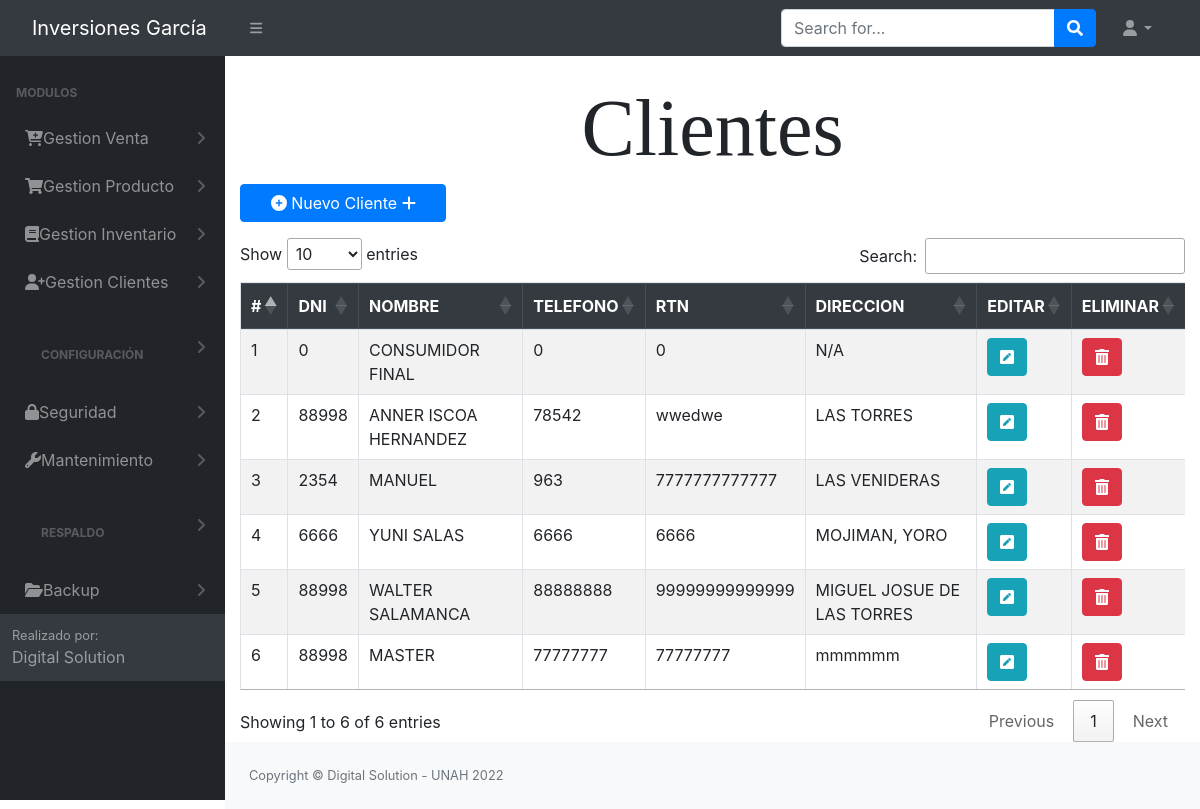
Screenshot of /src/vista_cliente.php (signed in) with the database file from the repository.
### tables this page shows
CREATE TABLE `tbl_permisos` (
  `id_permiso` int(11) NOT NULL AUTO_INCREMENT,
  `id_rol` int(11) NOT NULL,
  `permiso_insercion` int(11) NOT NULL,
  `permiso_eliminacion` int(11) NOT NULL,
  `permiso_modificar` int(11) NOT NULL,
  `permiso_consultar` int(11) NOT NULL,
  `id_objeto` int(11) NOT NULL,
  `pdf` int(11) NOT NULL,
  PRIMARY KEY (`id_permiso`),
  KEY `id_objeto` (`id_objeto`),
  KEY `id_rol` (`id_rol`)
);

CREATE TABLE `tbl_modulos` (
  `id_objeto` int(11) NOT NULL AUTO_INCREMENT,
  `Objeto` varchar(100) NOT NULL,
  `descripcion_objeto` varchar(30) NOT NULL,
  `id_padre` int(11) NOT NULL,
  `URL` varchar(100) NOT NULL,
  PRIMARY KEY (`id_objeto`)
);

CREATE TABLE `tbl_cliente` (
  `idcliente` int(11) NOT NULL AUTO_INCREMENT,
  `DNI` varchar(18) NOT NULL,
  `nombre` varchar(100) NOT NULL,
  `telefono` varchar(15) NOT NULL,
  `RTN` varchar(14) DEFAULT NULL,
  `direccion` varchar(200) NOT NULL,
  `usuario_id` int(11) NOT NULL,
  PRIMARY KEY (`idcliente`),
  KEY `usuario_id` (`usuario_id`)
);

### controladores/controlador_cliente.php (called while the page is built, shortened)
<?php
    require_once '../modelos/modelo_cliente.php';
    function ListarCliente(){
        $modeloCliente = new Cliente();
        $resultado = $modeloCliente->ListarCliente();
        return $resultado;
    }
?>

### config/conex.php (called while the page is built, shortened)
<?php
     function getConexion()
    {
        $db = new PDO('mysql:host=localhost:3306;dbname=bd_inversiones_garcia', 'root', '');
        return $db;
    }
?>

### modelos/modelo_cliente.php (called while the page is built, shortened)
<?php
    class Cliente{
        private $db;
        private $clientes;
    public function __construct(){
        $this->clientes = array();
    }
    private function setNames(){
        return $this->db->query("SET NAMES 'utf8'");
    }
    public function ListarCliente(){
        $this->db = getConexion();
        $this->setNames();
        $sql = "select * from tbl_cliente";
        $resultado = $this->db->query($sql);
        while ($filas = $resultado->fetch(PDO::FETCH_ASSOC)){
            $this->clientes[] = $filas;
        }
        return $this->clientes;
        $this->db=null;
    }
}

### src/vista_cliente.php (the view, shortened to what this page needs)
<?php include_once "../Login/header.php";
include_once '../controladores/controlador_cliente.php';
$id = $_SESSION['rol'];
$sql = mysqli_query($conn, "SELECT * FROM tbl_permisos where ID_OBJETO = 2 and ID_ROL = '$id'");
$row = mysqli_fetch_array($sql);
$insertar = $row['permiso_insercion'];
$modificar = $row['permiso_modificar'];
$eliminar = $row['permiso_eliminacion'];
?>
<h1 class=" text-center" id="letra"> Clientes </h1>
<div class="container-fluid">
    <div class="page-title">
        <div class="title_right">
            <div class="col-md-3 col-sm-3 form-group row pull-right top_search">
            <?php if ($insertar == 1) { ?>
                <button onclick="window.location.href='nuevo_cliente.php';" class="btn btn-primary"><i class="fa-solid fa-circle-plus"></i> Nuevo Cliente <i class="fa fa-plus"></i></button>
                <?php } ?>
            </div>
        </div>
    </div>
    <div class="row">
        <div class="col-lg-12">
            <div class="table-responsive">
                <table class="table table-striped table-bordered" id="table">
                    <thead class="thead-dark">
                        <tr>
                            <th>#</th>
                            <th>DNI</th>
                            <th>NOMBRE</th>
                            <th>TELEFONO</th>
                            <th>RTN</th>
                            <th>DIRECCION</th>
                            <?php if ($modificar == 1) { ?>
                            <th>EDITAR</th>
                            <?php } ?>
                            <?php if ($eliminar == 1) { ?>
                            <th>ELIMINAR</th>
                            <?php } ?>
                        </tr>
                    </thead>
                    <tbody>
                        <?php
                            $resultado = ListarCliente();
                            global $modificar;
                            global $eliminar;
                             $ii = 0;
                            foreach ($resultado as $registro){
                              $ii = $ii + 1;
                              echo "<tr>";
                              echo "<td>" . $ii . "</td>";
                              echo "<td>" . $registro['DNI'] . "</td>";
                              echo "<td>" . $registro['nombre'] . "</td>";
                              echo "<td>" . $registro['telefono'] . "</td>";
                              echo "<td>" . $registro['RTN'] . "</td>";
                              echo "<td>" . $registro['direccion'] . "</td>";
                              if ($modificar == 1){
                              echo "<th><a href=../src/modificar_cliente.php?id=" . $registro['idcliente'] . " class='btn btn-round btn-info'><i class='fas fa-pen-square' style='color: white'></i></a></th>";
                              }
                              if ($eliminar == 1) {
                                echo "<th><button class ='btn btn-round btn-danger' onclick='eliminar(".$registro['idcliente'].")'> <i class='fas fa-trash-alt'></i></a></th>";
                                }
                                echo "</tr>";
                              }
                        ?>
                    </tbody>
                </table>
            </div>
        </div>
    </div>
</div>
<?php include_once "../Login/footer.php"; ?>

### Login/header.php (shortened to what this page needs)
<?php
include '../config/conn.php';
?>
<!DOCTYPE html>
<html lang="en">
    <head>
        <link href="https://cdn.jsdelivr.net/npm/simple-datatables@latest/dist/style.css" rel="stylesheet" />
        <link href="../dist/css/styles.css" rel="stylesheet" />
        <link rel="stylesheet" href="../Login/vendors/x/dist/notiflix-3.2.5.min.css" />
        <link rel="stylesheet" href="https://cdnjs.cloudflare.com/ajax/libs/twitter-bootstrap/4.1.3/css/bootstrap.css">
        <link rel="stylesheet" href="https://cdn.datatables.net/1.10.20/css/dataTables.bootstrap4.min.css">
        <link rel="stylesheet" type="text/css" href="assets/css/main.css">
        <link rel="stylesheet" type="text/css" href="assets/css/style.css">
        <link href="https://cdn.jsdelivr.net/npm/bootstrap@5.1.3/dist/css/bootstrap.min.css" rel="stylesheet">
        <link href="../dist/css/contenedor.css" rel="stylesheet" />
        <link href="../Login/vendors/bootstrap/dist/css/bootstrap.min.css" rel="stylesheet">
        <link rel="stylesheet" href="../Login/vendors/notiflix/dist/notiflix-3.2.5.min.css" />
        <link rel="stylesheet" href="https://cdnjs.cloudflare.com/ajax/libs/font-awesome/5.7.2/css/all.min.css" />
        <link rel="stylesheet" href="https://cdnjs.cloudflare.com/ajax/libs/simple-line-icons/2.4.1/css/simple-line-icons.css" />
        <link rel="stylesheet" href="https://cdn.datatables.net/1.10.19/css/jquery.dataTables.min.css" />
        <link rel="stylesheet" href="https://cdn.datatables.net/buttons/1.5.6/css/buttons.dataTables.min.css" />
    </head>
    <body class="sb-nav-fixed">
        <nav class="sb-topnav navbar navbar-expand navbar-dark bg-dark">
            <a class="navbar-brand ps-3" id="titulo_menu" href="../dist/home.php">  Inversiones García  </a>
            <button class="btn btn-link btn-sm order-1 order-lg-0 me-4 me-lg-0" id="sidebarToggle" href="#!"><i class="fas fa-bars"></i></button>
            <form class="d-none d-md-inline-block form-inline ms-auto me-0 me-md-3 my-2 my-md-0">
                <div class="input-group">
                    <input class="form-control" type="text" placeholder="Search for..." aria-label="Search for..." aria-describedby="btnNavbarSearch" />
                    <button class="btn btn-primary" id="btnNavbarSearch" type="button"><i class="fas fa-search"></i></button>
                </div>
            </form>
            <ul class="navbar-nav ms-auto ms-md-0 me-3 me-lg-4">
                <li class="nav-item dropdown">
                    <a class="nav-link dropdown-toggle" id="navbarDropdown" href="#" role="button" data-bs-toggle="dropdown" aria-expanded="false"><i class="fas fa-user fa-fw"></i></a>
                </li>
            </ul>
        </nav>
        <div id="layoutSidenav">
            <div id="layoutSidenav_nav">
                <nav class="sb-sidenav accordion sb-sidenav-dark" id="sidenavAccordion">
                    <div class="sb-sidenav-menu">
                        <div class="nav">
                            <div class="sb-sidenav-menu-heading">Modulos</div>
                            <?php
                            $rol = $_SESSION['rol'];
                            $result = mysqli_query($conn, "select * from tbl_modulos tm inner join tbl_permisos tp ON tm.ID_OBJETO = tp.ID_OBJETO where tm.ID_PADRE = 0 and tp.permiso_consultar = 1 and tp.ID_ROL = '$rol'"); ?>
                            <?php foreach ($result as $i) : ?>
                                <a class="nav-link collapsed" href="#" data-bs-toggle="collapse" data-bs-target="#pagesCollapsePersonas<?= $i['id_objeto'] ?>" aria-expanded="false" aria-controls="pagesCollapseError">
                                    &nbsp;&nbsp;<?= $i['Objeto'] ?>
                                    <div class="sb-sidenav-collapse-arrow"><i class="fas fa-angle-down"></i></div>
                                </a>
                            <?php endforeach; ?>
                    </div>
                    <div class="sb-sidenav-footer">
                        <div class="small">Realizado por:</div>
                        Digital Solution
                    </div>
                </nav>
            </div>
            <div id="layoutSidenav_content"> <br>

### src/assets/css/style.css (style rules this page uses)
.row { display: -webkit-box; display: -ms-flexbox; display: flex; -ms-flex-wrap: wrap; flex-wrap: wrap; margin-right: -5px; margin-left: -5px; }

### src/vista_cliente.php (style rules this page uses)
h1 { font-family: Vladimir Script; font-size: 80px; }

### rows the page displays
tbl_permisos: id_objeto.Objeto "Gestion Venta"
tbl_permisos: id_objeto.Objeto "Gestion Producto"
tbl_permisos: id_objeto.Objeto "Gestion Inventario"
tbl_permisos: id_objeto.Objeto "Gestion Clientes"
tbl_permisos: id_objeto.Objeto "CONFIGURACIÓN"
tbl_permisos: id_objeto.Objeto "Seguridad"
tbl_permisos: id_objeto.Objeto "Mantenimiento"
tbl_permisos: id_objeto.Objeto "RESPALDO"
tbl_permisos: id_objeto.Objeto "Backup"
tbl_cliente: DNI "0", nombre "CONSUMIDOR FINAL", telefono "0", RTN "0", direccion "N/A"
tbl_cliente: DNI "88998", nombre "ANNER ISCOA HERNANDEZ", telefono "78542", RTN "wwedwe", direccion "LAS TORRES"
tbl_cliente: DNI "2354", nombre "MANUEL", telefono "963", RTN "7777777777777", direccion "LAS VENIDERAS"
tbl_cliente: DNI "6666", nombre "YUNI SALAS", telefono "6666", RTN "6666", direccion "MOJIMAN, YORO"
tbl_cliente: DNI "88998", nombre "WALTER SALAMANCA", telefono "88888888", RTN "99999999999999", direccion "MIGUEL JOSUE DE LAS TORRES"
tbl_cliente: DNI "88998", nombre "MASTER", telefono "77777777", RTN "77777777", direccion "mmmmmm"
